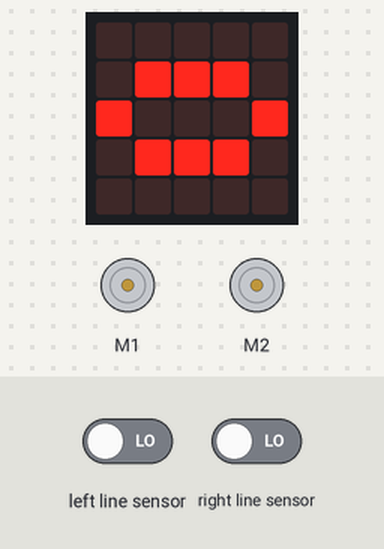
A program run on a simulated BBC micro:bit (MakeCode). On the bench: the board's 5×5 LED display, 2 × DC motor (green arrow = forward, orange = backward, longer = faster). Inputs (shaded band) come from the test bench; at power-on: left line sensor LOW, right line sensor LOW.

Above: at 1.6 s.
1.7 s: left line sensor driven HIGH
At 2.8 s:
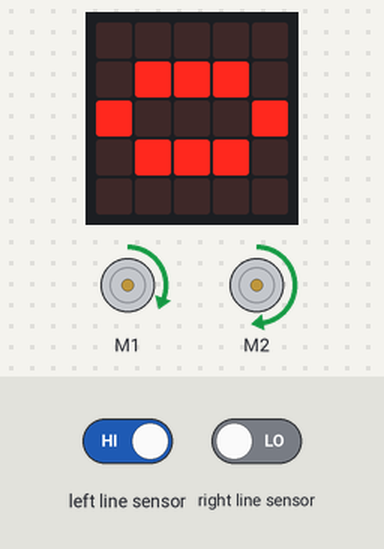
3.2 s: right line sensor driven HIGH
At 4.4 s:
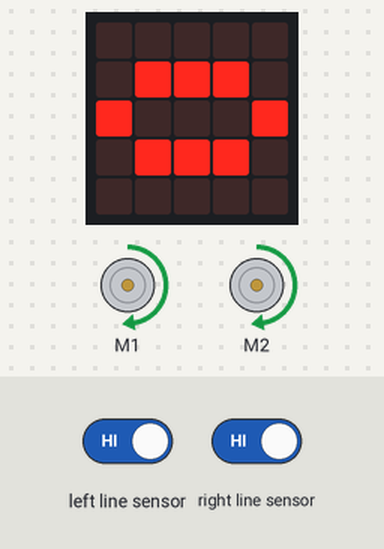
4.7 s: left line sensor driven LOW
At 5.7 s:
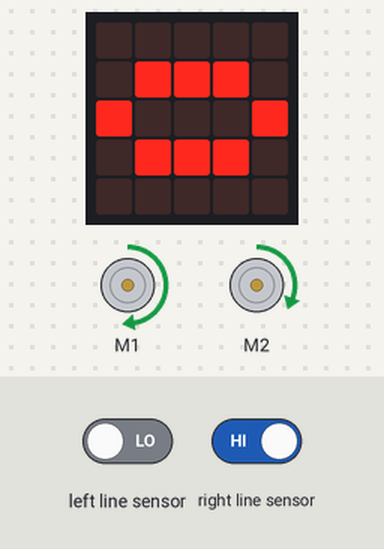
Timing chart, 0 to 7.7 s (numbered marks = the images above; inputs shaded):
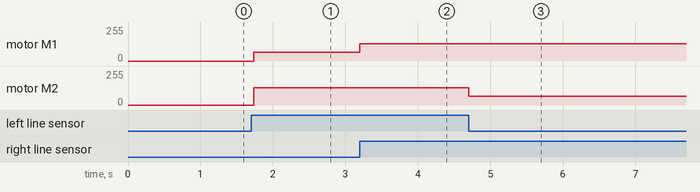

Measured:
- after the input at 1.7 s, motor M1: stopped → forward 64/255 at once; motor M2: stopped → forward 128/255 at once
- after the input at 3.2 s, motor M1: forward 64/255 → forward 128/255 at once
- after the input at 4.7 s, motor M2: forward 128/255 → forward 64/255 at once

The program:

main.ts
```typescript
basic.showLeds(`
    . . . . .
    . # # # .
    # . . . #
    . # # # .
    . . . . .
    `)
basic.forever(function () {
    if (cuteBot.tracking(cuteBot.TrackingState.L_unline_R_line)) {
        cuteBot.motors(50, 25)
    }
    if (cuteBot.tracking(cuteBot.TrackingState.L_line_R_unline)) {
        cuteBot.motors(25, 50)
    }
    if (cuteBot.tracking(cuteBot.TrackingState.L_R_line)) {
        cuteBot.motors(50, 50)
    }
})
```

test.ts
```typescript
// Tady jsou testy. Při použití tohoto balíčku jako rozšíření nebude zkompilováno.
```
